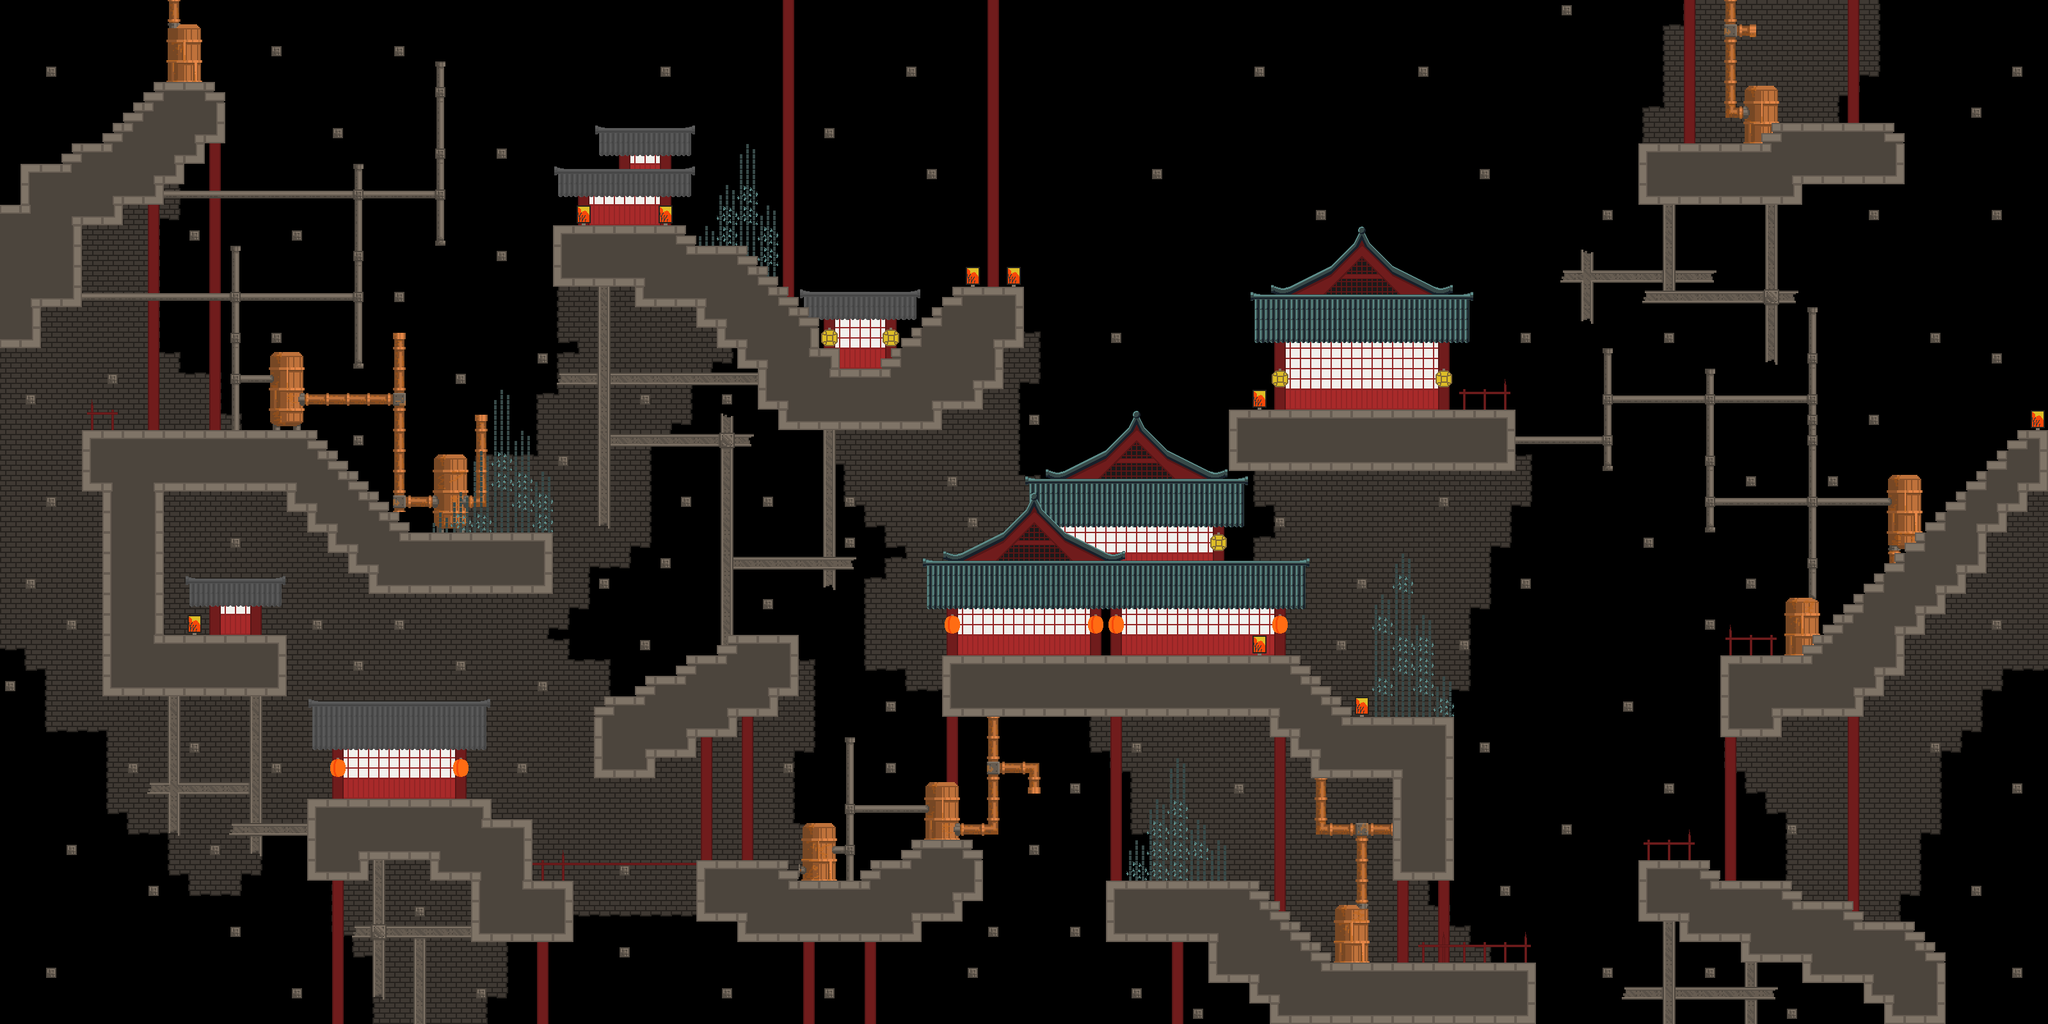

This game map was drawn from its Tiled (.tmx) file and the tilesets committed beside it. A one-line description and the trimmed map source follow:
An orthogonal 100x50 tile map with 32x32 px tiles, 5 tile layers (background, background2, main, foreground, ...), 1 hidden layer not drawn, 2 tilesets and 111 objects.

<map version="1.0" tiledversion="1.0.2" orientation="orthogonal" renderorder="right-down" width="100" height="50" tilewidth="32" tileheight="32" nextobjectid="137">
 <tileset firstgid="1" source="tilesetMain.tsx" />
 <tileset firstgid="157" source="pipes.tsx" />
 <layer name="background" width="100" height="50">
  <data>[5000 cells, 1836 non-empty, 32 distinct tile ids]</data>
 </layer>
 <layer name="background2" width="100" height="50">
  <data>[5000 cells, 300 non-empty, 29 distinct tile ids]</data>
 </layer>
 <layer name="main" width="100" height="50">
  <data>[5000 cells, 1038 non-empty, 84 distinct tile ids]</data>
 </layer>
 <layer name="foreground" width="100" height="50">
  <data>[5000 cells, 417 non-empty, 57 distinct tile ids]</data>
 </layer>
 <objectgroup name="collision">
  <object id="1" x="2688" y="1024" width="224" height="96" />
  <object id="2" x="2688" y="1120" width="96" height="32" />
  <object id="3" x="2912" y="1024" width="32" height="64" />
  <object id="4" x="2944" y="960" width="32" height="96" />
  <object id="5" x="2976" y="928" width="32" height="64" />
  <object id="6" x="3008" y="896" width="32" height="64" />
  <object id="7" x="3040" y="864" width="32" height="64" />
  <object id="8" x="3072" y="800" width="32" height="96" />
  <object id="9" x="3104" y="768" width="32" height="64" />
  <object id="10" x="3136" y="736" width="32" height="64" />
  <object id="11" x="3168" y="672" width="32" height="96" />
  <object id="13" x="2560" y="1344" width="96" height="96" />
  <object id="14" x="2688" y="1376" width="96" height="96" />
  <object id="15" x="2816" y="1408" width="64" height="96" />
  <object id="16" x="2912" y="1440" width="64" height="128" />
  <object id="17" x="2976" y="1504" width="64" height="96" />
  <object id="18" x="2944" y="1568" width="32" height="32" />
  <object id="19" x="2816" y="1504" width="96" height="32" />
  <object id="20" x="2720" y="1472" width="96" height="32" />
  <object id="21" x="2624" y="1440" width="64" height="32" />
  <object id="23" x="2784" y="1376">
   <polygon points="0,0 32,32 0,32" />
  </object>
  <object id="24" x="2880" y="1408">
   <polygon points="0,0 32,32 0,32" />
  </object>
  <object id="25" x="2976" y="1440">
   <polygon points="0,0 64,64 0,64" />
  </object>
  <object id="26" x="2656" y="1344">
   <polygon points="0,0 32,32 0,32" />
  </object>
  <object id="27" x="1984" y="1504" width="416" height="96" />
  <object id="28" x="1728" y="1376" width="224" height="96" />
  <object id="29" x="1888" y="1472" width="96" height="64" />
  <object id="30" x="1952" y="1536" width="32" height="32" />
  <object id="33" x="1472" y="1024" width="544" height="96" />
  <object id="34" x="1984" y="1120" width="64" height="32" />
  <object id="35" x="2016" y="1152" width="64" height="32" />
  <object id="37" x="2048" y="1184" width="128" height="32" />
  <object id="38" x="2112" y="1120" width="160" height="64" />
  <object id="39" x="2176" y="1184" width="96" height="192" />
  <object id="41" x="1920" y="640" width="448" height="96" />
  <object id="42" x="2560" y="224" width="256" height="96" />
  <object id="43" x="2784" y="192" width="160" height="32" />
  <object id="45" x="2816" y="224" width="160" height="64" />
  <object id="46" x="2944" y="192">
   <polygon points="0,0 32,32 0,32" />
  </object>
  <object id="47" x="2784" y="192">
   <polygon points="0,0 -32,32 0,32" />
  </object>
  <object id="48" x="864" y="352" width="192" height="96" />
  <object id="49" x="992" y="448" width="96" height="32" />
  <object id="50" x="1088" y="384" width="64" height="128" />
  <object id="51" x="1120" y="512" width="64" height="32" />
  <object id="53" x="1152" y="544" width="64" height="32" />
  <object id="54" x="1184" y="576" width="32" height="64" />
  <object id="55" x="1216" y="544" width="96" height="128" />
  <object id="57" x="1312" y="576" width="160" height="96" />
  <object id="60" x="1472" y="576" width="64" height="64" />
  <object id="61" x="1536" y="544" width="32" height="64" />
  <object id="62" x="1504" y="448" width="96" height="96" />
  <object id="63" x="1504" y="448">
   <polygon points="0,0 -128,128 0,128" />
  </object>
  <object id="65" x="1056" y="352">
   <polygon points="0,0 32,32 0,32" />
  </object>
  <object id="66" x="928" y="1120" width="96" height="96" />
  <object id="67" x="960" y="1088" width="64" height="32" />
  <object id="70" x="1024" y="1056" width="64" height="128" />
  <object id="72" x="1088" y="1024" width="64" height="128" />
  <object id="73" x="1152" y="1088" width="64" height="32" />
  <object id="74" x="1152" y="992" width="96" height="96" />
  <object id="75" x="928" y="1120">
   <polygon points="0,0 32,-32 32,0" />
  </object>
  <object id="76" x="992" y="1088">
   <polygon points="0,0 32,-32 32,0" />
  </object>
  <object id="77" x="1056" y="1056">
   <polygon points="0,0 32,-32 32,0" />
  </object>
  <object id="78" x="1120" y="1024">
   <polygon points="0,0 32,-32 32,0" />
  </object>
  <object id="79" x="1088" y="1344" width="128" height="96" />
  <object id="80" x="1152" y="1440" width="288" height="32" />
  <object id="81" x="1248" y="1376" width="96" height="64" />
  <object id="82" x="1376" y="1344" width="128" height="96" />
  <object id="83" x="1504" y="1344" width="32" height="64" />
  <object id="84" x="1440" y="1312" width="64" height="32" />
  <object id="85" x="1536" y="1344">
   <polygon points="0,0 -32,-32 -32,0" />
  </object>
  <object id="86" x="1440" y="1312">
   <polygon points="0,0 -32,32 0,32" />
  </object>
  <object id="87" x="1376" y="1344">
   <polygon points="0,0 -32,32 0,32" />
  </object>
  <object id="88" x="1216" y="1344">
   <polygon points="0,0 32,32 0,32" />
  </object>
  <object id="89" x="1952" y="1376">
   <polygon points="0,0 128,128 64,128 0,64" />
  </object>
  <object id="90" x="2016" y="1024">
   <polygon points="0,0 96,96 32,96 0,64" />
  </object>
  <object id="91" x="1152" y="384">
   <polygon points="0,0 128,128 128,160 0,32" />
  </object>
  <object id="92" x="3168" y="672">
   <polygon points="0,0 -352,352 -320,352 0,32" />
  </object>
  <object id="93" x="480" y="1248" width="288" height="96" />
  <object id="94" x="480" y="1344" width="96" height="32" />
  <object id="95" x="672" y="1344" width="96" height="32" />
  <object id="96" x="768" y="1280" width="64" height="192" />
  <object id="97" x="832" y="1376" width="64" height="96" />
  <object id="99" x="736" y="1376" width="32" height="96" />
  <object id="100" x="160" y="992" width="288" height="96" />
  <object id="101" x="160" y="768" width="96" height="224" />
  <object id="102" x="128" y="672" width="352" height="96" />
  <object id="103" x="448" y="768" width="64" height="32" />
  <object id="105" x="480" y="800" width="64" height="32" />
  <object id="106" x="512" y="832" width="64" height="32" />
  <object id="107" x="544" y="864" width="64" height="32" />
  <object id="108" x="608" y="832" width="256" height="96" />
  <object id="109" x="576" y="896" width="32" height="32" />
  <object id="110" x="480" y="672">
   <polygon points="0,0 160,160 96,160 0,64" />
  </object>
  <object id="111" x="0" y="320" width="32" height="224" />
  <object id="112" x="32" y="256" width="96" height="224" />
  <object id="113" x="32" y="480" width="32" height="64" />
  <object id="114" x="128" y="224" width="64" height="128" />
  <object id="115" x="192" y="224" width="64" height="96" />
  <object id="116" x="256" y="224" width="32" height="64" />
  </objectgroup>
 <layer name="spawnPoints" width="100" height="50" visible="0">
  <data>[5000 cells, 28 non-empty, 1 distinct tile ids]</data>
 </layer>
 <layer name="special" width="100" height="50">
  <data>[5000 cells, 113 non-empty, 1 distinct tile ids]</data>
 </layer>
</map>
<!-- 12 of 111 objects omitted -->